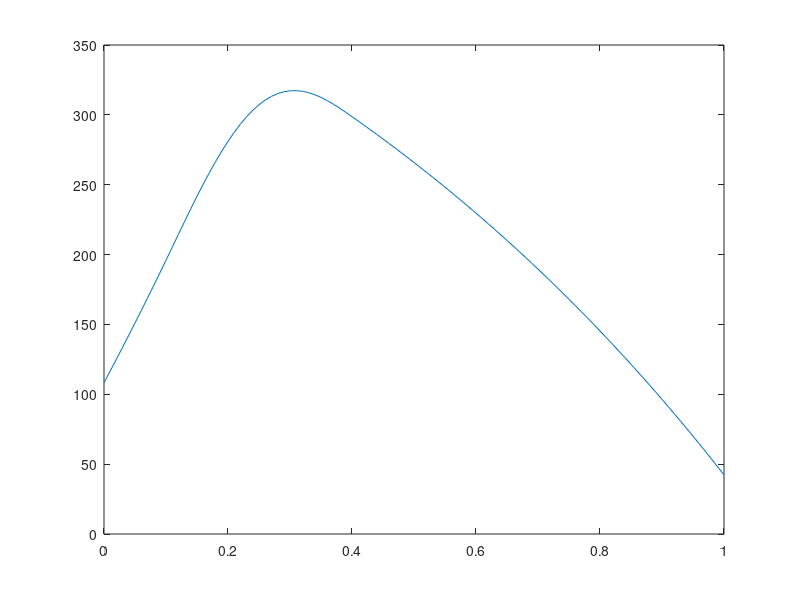

Source code (MATLAB):
%%% Part 1 of CE2. David Ahnlund and Emil Gestsson
clear, clc;
%Coefficients
a = 0.1; b = 0.4; Q0 = 7000; alpha0 = 50; Tout = 25; T0 = 100;

%% A

v = 1;
N = 100;
h = 1/N;

z = 0:h:1;


D1 = (-1/h^2 - v/(2*h)) * ones(N,1);
D2 = (2/h^2) * ones(N+1,1);
D3 = (v/(2*h)-1/h^2) * ones(N,1);
A = diag(D1, -1) + diag(D2, 0) + diag(D3, 1);

Q_func = @(z) Q0 * sin((z-a)*pi / (b-a)) .* (a<=z).*(z<=b);
Q = Q_func(z)';
Q(1) = Q(1) - (-1/h^2 - v/(2*h))*T0;  %Boundary condition at T(0)

% For the boundary T(1):
%--------------------------------|
alpha = @(v) sqrt(v^2/4 + alpha0^2) - v/2;

theta = (v/(2*h) - 1/h^2) / (3/(2*h)+alpha(v));

A(end,end-1) = (-1/h^2 - v/(2*h)-theta/(2*h));
A(end,end) = (2/h^2 + 4/(2*h)*theta);
Q(end) = Q(end) - theta * alpha(v)*Tout;
%--------------------------------|

T = A\Q;
plot(z,T)
